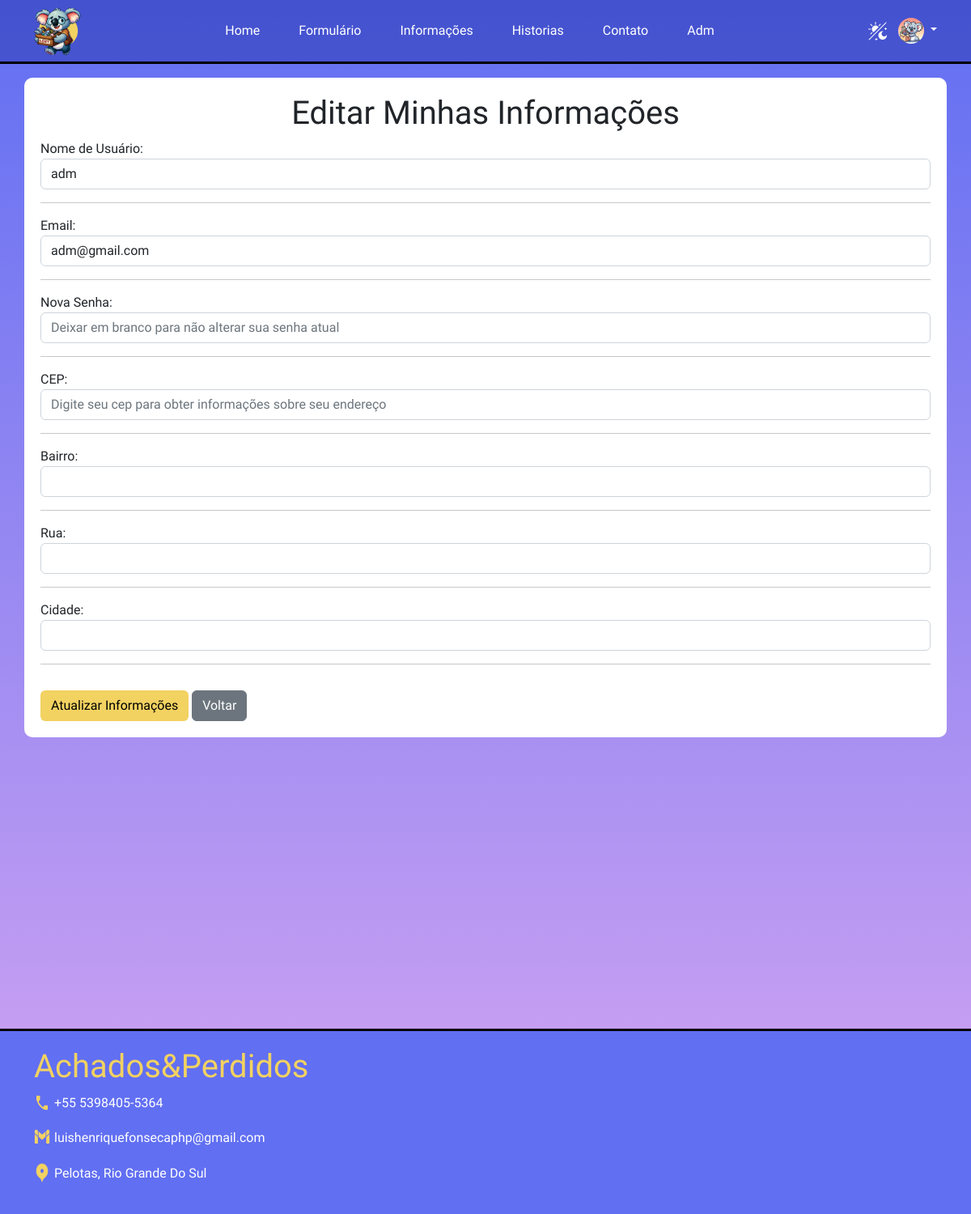
/editar_minhas_informacoes.php (signed in), run on an earlier commit of the app's database.
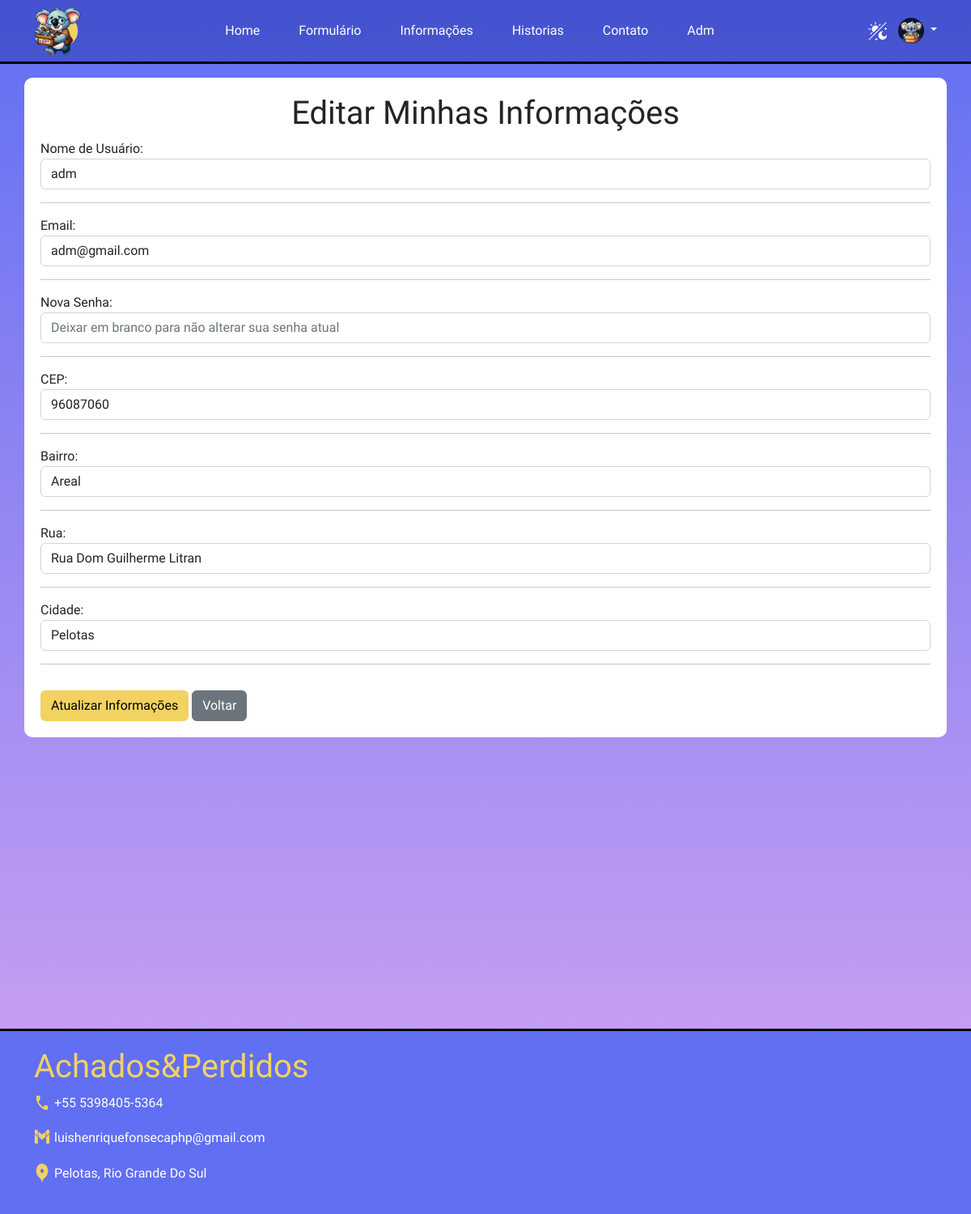
And on a later commit of the database.
### tables this page shows
CREATE TABLE `pessoa` (
  `codpessoa` bigint(20) UNSIGNED NOT NULL,
  `nome` varchar(30) NOT NULL,
  `email` varchar(255) NOT NULL,
  `senha` varchar(355) DEFAULT NULL,
  `reg_date` date NOT NULL DEFAULT curdate(),
  `adm` int(11) DEFAULT 0,
  `codigo_verificacao` varchar(32) NOT NULL DEFAULT '',
  `verificado` tinyint(1) DEFAULT 0,
  `imagem` varchar(255) DEFAULT NULL,
  `cep` varchar(10) DEFAULT NULL,
  `logradouro` varchar(255) DEFAULT NULL,
  `bairro` varchar(255) DEFAULT NULL,
  `cidade` varchar(255) DEFAULT NULL
);

### editar_minhas_informacoes.php (the view, shortened to what the changed rows need)
<?php
require_once("./includes/components/conecta.php");
require_once("./includes/components/cabecalho.php");
require_once("./includes/components/header.php");
require_once("./includes/components/js.php");
?>
<body>
    <main>
        <div id="conteudoCadastro" class="container">
            <div class="forms">
                <h1 class="text-center">Editar Minhas Informações</h1>
                <form method="POST">
                    <div class="row justify-content-center">
                        <div class="col-md-12">
                            <label for="nome">Nome de Usuário:</label>
                            <input type="text" name="nome" class="form-control" value="<?php echo $usuario["nome"]; ?>"
                                required>
                                <hr>
                        </div>
                        <div class="col-md-12">
                            <label for="email">Email:</label>
                            <input type="email" name="email" class="form-control"
                                value="<?php echo $usuario["email"]; ?>" required>
                                <hr>
                        </div>
                        <div class="col-md-12">
                            <label for="cep">CEP:</label>
                            <input class="form-control" type="text" name="cep" id="cep"
                                placeholder="Digite seu cep para obter informações sobre seu endereço"
                                value="<?php echo $usuario["cep"]; ?>">
                                <hr>
                        </div>
                        <div class="col-md-12">
                            <label for="bairro">Bairro:</label>
                            <input class="form-control" type="text" name="bairro" id="bairro"
                                value="<?php echo $usuario["bairro"]; ?>">
                                <hr>
                        </div>
                        <div class="col-md-12">
                            <label for="logradouro">Rua:</label>
                            <input class="form-control" type="text" id="logradouro" name="logradouro"
                                value="<?php echo $usuario["logradouro"]; ?>">
                                <hr>
                        </div>
                        <div class="col-md-12">
                            <label for="cidade">Cidade:</label>
                            <input class="form-control" type="text" name="cidade" id="cidade"
                                value="<?php echo $usuario["cidade"]; ?>">
                                <hr>
                        </div>
                    </div>
                </form>
            </div>
        </div>
    </main>
    <footer id="footer">
        <div class="container">
            <div class="h1" id="achados_perdidos">
                <h1>Achados&Perdidos</h1>
            </div>
        </div>
    </footer>
</body>
</html>

### includes/components/header.php (shortened to what the changed rows need)
<?php
$userId = $_SESSION["codpessoa"];
$consulta = $pdo->prepare('SELECT * FROM pessoa WHERE codpessoa = ?');
$consulta->execute([$userId]);
$usuario = $consulta->fetch();
?>
<body>
    <main>
        <header>
            <nav class="navbar navbar-expand-lg fixed-top" id="navbar">
                <div class="container">
                    <div class="collapse navbar-collapse" id="navbar-items">
                        <div class="dropdown text-end">
                            <a href="#" class="d-block link-body-emphasis text-decoration-none dropdown-toggle"
                                data-bs-toggle="dropdown" aria-expanded="false">
                                <?php
                                $imagemPerfil = empty($usuario["imagem"]) ? "img/perfil-padrao.png" : "uploads/" . $usuario["imagem"];
                                ?>
                                <img src="<?php echo $imagemPerfil; ?>" alt="Perfil do usuário" width="32" height="32"
                                    class="rounded-circle">
                            </a>
                        </div>
                    </div>
                </div>
            </nav>
        </header>
    </main>

What changed in the data, as far as the page shows it:
changed pessoa "adm": imagem: a different picture; cep (not shown) → "96087060"; bairro (not shown) → "Areal"; logradouro (not shown) → "Rua Dom Guilherme Litran"; cidade (not shown) → "Pelotas"
